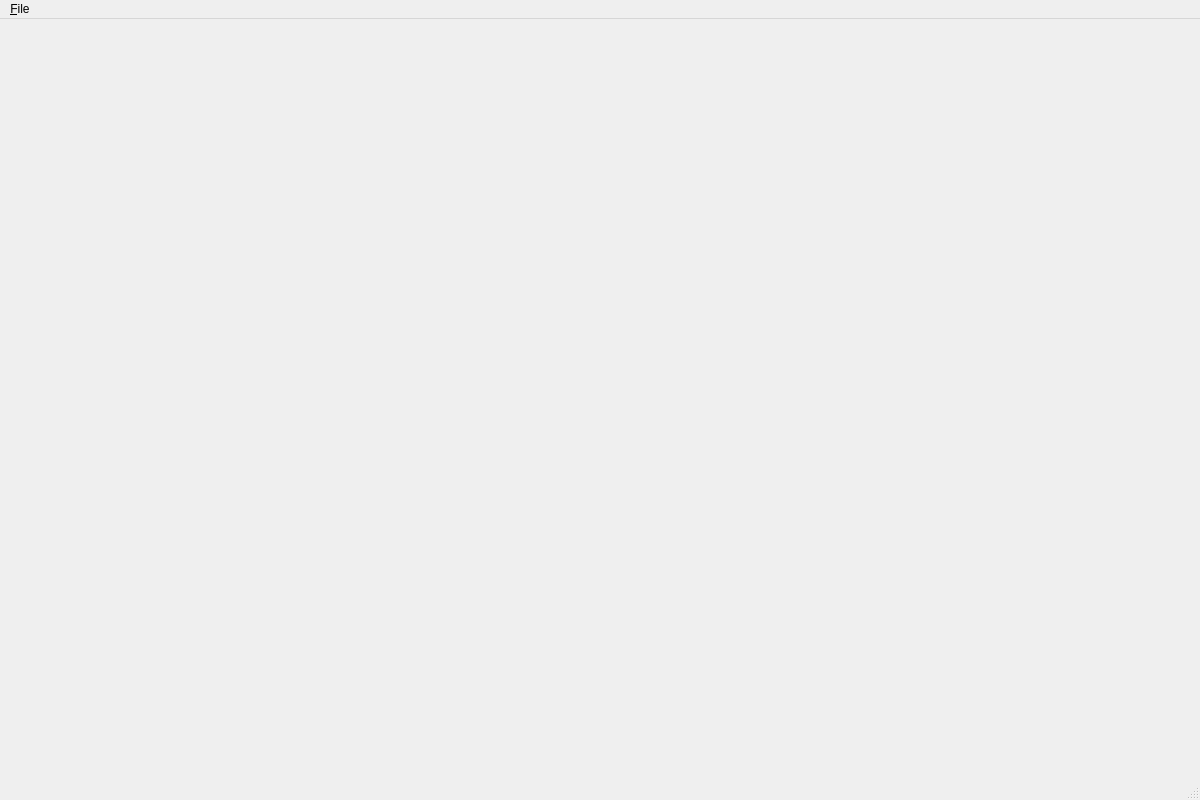
<?xml version="1.0" encoding="UTF-8"?>
<ui version="4.0">
 <class>MainWindow</class>
 <widget class="QMainWindow" name="MainWindow">
  <property name="geometry">
   <rect>
    <x>0</x>
    <y>0</y>
    <width>1200</width>
    <height>800</height>
   </rect>
  </property>
  <property name="windowTitle">
   <string>Pong</string>
  </property>
  <property name="autoFillBackground">
   <bool>false</bool>
  </property>
  <widget class="QWidget" name="centralWidget"/>
  <widget class="QMenuBar" name="menuBar">
   <property name="geometry">
    <rect>
     <x>0</x>
     <y>0</y>
     <width>1200</width>
     <height>23</height>
    </rect>
   </property>
   <widget class="QMenu" name="menuFile">
    <property name="title">
     <string>&amp;File</string>
    </property>
    <addaction name="actionQuit"/>
    <addaction name="actionStart"/>
    <addaction name="actionPause"/>
   </widget>
   <addaction name="menuFile"/>
  </widget>
  <widget class="QStatusBar" name="statusBar"/>
  <action name="actionQuit">
   <property name="text">
    <string>Quit</string>
   </property>
   <property name="shortcut">
    <string>Ctrl+Q</string>
   </property>
  </action>
  <action name="actionStart">
   <property name="text">
    <string>Start Game</string>
   </property>
   <property name="shortcut">
    <string>Ctrl+S</string>
   </property>
  </action>
  <action name="actionPause">
   <property name="checked">
    <bool>false</bool>
   </property>
   <property name="text">
    <string>Pause Game</string>
   </property>
   <property name="shortcut">
    <string>Ctrl+P</string>
   </property>
  </action>
 </widget>
 <layoutdefault spacing="6" margin="11"/>
 <resources/>
 <connections>
  <connection>
   <sender>actionQuit</sender>
   <signal>triggered()</signal>
   <receiver>MainWindow</receiver>
   <slot>close()</slot>
   <hints>
    <hint type="sourcelabel">
     <x>-1</x>
     <y>-1</y>
    </hint>
    <hint type="destinationlabel">
     <x>199</x>
     <y>149</y>
    </hint>
   </hints>
  </connection>
 </connections>
</ui>
